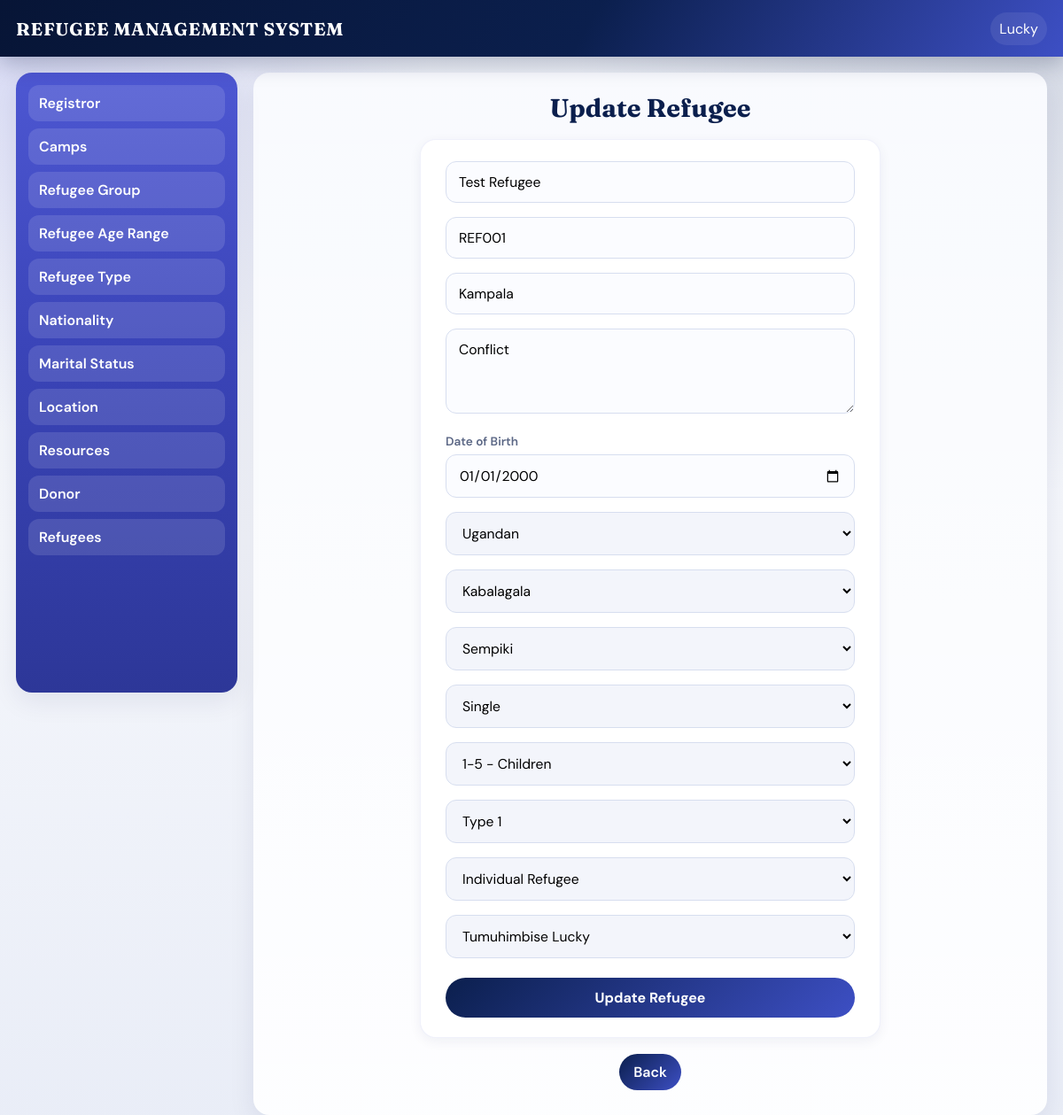
The page /update-refugee.php?ref=1 (signed in) on the database its author committed.
### tables this page shows
CREATE TABLE IF NOT EXISTS `refugee` (
  `ref_id` int NOT NULL AUTO_INCREMENT,
  `name` varchar(45) NOT NULL,
  `ref_number` varchar(45) NOT NULL,
  `n_id` int NOT NULL,
  `c_id` int NOT NULL,
  `l_id` int NOT NULL,
  `address` varchar(45) NOT NULL,
  `reason` varchar(45) NOT NULL,
  `DOB` varchar(45) NOT NULL,
  `m_id` int NOT NULL,
  `age_id` int NOT NULL,
  `t_id` int NOT NULL,
  `g_id` int NOT NULL,
  `r_id` int NOT NULL,
  PRIMARY KEY (`ref_id`),
  KEY `fk_refugee_refugee_group1_idx` (`g_id`),
  KEY `fk_refugee_refugee_type1_idx` (`t_id`),
  KEY `fk_refugee_marital_status1_idx` (`m_id`),
  KEY `fk_refugee_camp1_idx` (`c_id`),
  KEY `fk_refugee_location1_idx` (`l_id`),
  KEY `fk_refugee_age_range1_idx` (`age_id`),
  KEY `fk_refugee_nationality1_idx` (`n_id`),
  KEY `fk_refugee_registrar1_idx` (`r_id`)
);

### update-refugee.php (the view, shortened to what this page needs)
<?php include "includes/header.php" ?>
<div class="container">
    <div class="sidebar">
<?php include "includes/sidebar.php"; ?>
    </div>
    <div class="main">
      <h1>Update Refugee</h1>
      <div class="form-section">
        <?php
        $ref_id=(int)$_GET['ref'];
        $row=mysqli_fetch_array(mysqli_query($conn,"select * from refugee where ref_id='".$ref_id."'"));
        ?>
        <form method="post">
            <input type="text" name="ref_name" value="<?php echo htmlspecialchars($row['name']); ?>" required>
            <input type="text" name="ref_contact" value="<?php echo htmlspecialchars($row['ref_number']); ?>" required>
            <input type="text" name="ref_adres" value="<?php echo htmlspecialchars($row['address']); ?>" required>
            <textarea name="reason" required><?php echo htmlspecialchars($row['reason']); ?></textarea>
            <label>Date of Birth</label>
            <input type="date" name="ref_DOB" value="<?php echo htmlspecialchars($row['DOB']); ?>" required>
            <select name="nationality" required>
                <?php $select=mysqli_query($conn,"select * from nationality order by nationality");
                while($opt=mysqli_fetch_assoc($select)){ $selected=$opt['n_id']==$row['n_id']?'selected':''; ?>
                <option value="<?php echo $opt['n_id']; ?>" <?php echo $selected; ?>><?php echo htmlspecialchars($opt['nationality']); ?></option>
                <?php } ?>
            </select>
            <select name="location" required>
                <?php $select=mysqli_query($conn,"select * from location order by l_name");
                while($opt=mysqli_fetch_assoc($select)){ $selected=$opt['l_id']==$row['l_id']?'selected':''; ?>
                <option value="<?php echo $opt['l_id']; ?>" <?php echo $selected; ?>><?php echo htmlspecialchars($opt['l_name']); ?></option>
                <?php } ?>
            </select>
            <select name="camp" required>
                <?php $select=mysqli_query($conn,"select * from camp order by c_name");
                while($opt=mysqli_fetch_assoc($select)){ $selected=$opt['c_id']==$row['c_id']?'selected':''; ?>
                <option value="<?php echo $opt['c_id']; ?>" <?php echo $selected; ?>><?php echo htmlspecialchars($opt['c_name']); ?></option>
                <?php } ?>
            </select>
            <select name="malital_status" required>
                <?php $select=mysqli_query($conn,"select * from marital_status");
                while($opt=mysqli_fetch_assoc($select)){ $selected=$opt['m_id']==$row['m_id']?'selected':''; ?>
                <option value="<?php echo $opt['m_id']; ?>" <?php echo $selected; ?>><?php echo htmlspecialchars($opt['status']); ?></option>
                <?php } ?>
            </select>
            <select name="age_range" required>
                <?php $select=mysqli_query($conn,"select * from age_range");
                while($opt=mysqli_fetch_assoc($select)){ $selected=$opt['age_id']==$row['age_id']?'selected':''; ?>
                <option value="<?php echo $opt['age_id']; ?>" <?php echo $selected; ?>><?php echo htmlspecialchars($opt['a_range'].' - '.$opt['description']); ?></option>
                <?php } ?>
            </select>
            <select name="refugee_type" required>
                <?php $select=mysqli_query($conn,"select * from refugee_type");
                while($opt=mysqli_fetch_assoc($select)){ $selected=$opt['t_id']==$row['t_id']?'selected':''; ?>
                <option value="<?php echo $opt['t_id']; ?>" <?php echo $selected; ?>><?php echo htmlspecialchars($opt['type']); ?></option>
                <?php } ?>
            </select>
            <select name="refugee_group" required>
                <?php $select=mysqli_query($conn,"select * from refugee_group");
                while($opt=mysqli_fetch_assoc($select)){ $selected=$opt['g_id']==$row['g_id']?'selected':''; ?>
                <option value="<?php echo $opt['g_id']; ?>" <?php echo $selected; ?>><?php echo htmlspecialchars($opt['group_type']); ?></option>
                <?php } ?>
            </select>
            <select name="registror" required>
                <?php $select=mysqli_query($conn,"select * from registrar order by r_name");
                while($opt=mysqli_fetch_assoc($select)){ $selected=$opt['r_id']==$row['r_id']?'selected':''; ?>
                <option value="<?php echo $opt['r_id']; ?>" <?php echo $selected; ?>><?php echo htmlspecialchars($opt['r_name']); ?></option>
                <?php } ?>
            </select>
            <input type="submit" name="submit" value="Update Refugee" class="btn">
        </form>
      </div>
      <p><a class="btn-link" href="refugee.php">Back</a></p>
    </div>
</div>
<?php include "includes/footer.php"; ?>

### assets/css/dashboard.css (style rules this page uses)
:root { --navy: #0b1f4d; --navy-deep: #071536; --indigo: #3d4fc4; --indigo-soft: #6a6ae3; --sky: #e8eefc; --surface: #f4f6fb; --card: #ffffff; --text: #1a2340; --muted: #5b6785; --success: #1f8a5b; --danger: #c73b3b; --warn: #2f7dd1; --radius: 14px; --shadow: 0 10px 30px rgba(11, 31, 77, 0.08); --shadow-sm: 0 4px 14px rgba(11, 31, 77, 0.06); --font: "DM Sans", "Segoe UI", sans-serif; --display: "Fraunces", Georgia, serif; }
* { padding: 0; margin: 0; box-sizing: border-box; }
html { scroll-behavior: smooth; }
body { font-family: var(--font); color: var(--text); background: radial-gradient(circle at top left, rgba(106, 106, 227, 0.18), transparent 28%), radial-gradient(circle at top right, rgba(11, 31, 77, 0.12), transparent 32%), linear-gradient(180deg, #eef1f8 0%, var(--surface) 48%, #e9edf7 100%); min-height: 100vh; }
a { color: inherit; }
.container { display: grid; grid-template-columns: 250px 1fr; gap: 18px; padding: 18px; max-width: 1500px; margin: 0 auto; align-items: start; }
.container .sidebar { width: 100%; min-height: calc(100vh - 100px); background: linear-gradient(180deg, #4d57d2 0%, #3a44b8 45%, #2d3798 100%); border-radius: 18px; overflow: hidden; box-shadow: var(--shadow); position: sticky; top: 82px; }
.container .main { width: 100%; min-height: calc(100vh - 100px); border-radius: 18px; text-align: center; background: linear-gradient(180deg, rgba(255, 255, 255, 0.72), rgba(255, 255, 255, 0.92)), var(--sky); box-shadow: var(--shadow); padding: 22px 18px 28px; overflow: auto; }
.main > h1 { font-family: var(--display); font-size: clamp(1.4rem, 2.4vw, 2rem); color: var(--navy); margin-bottom: 18px; }
.camp .btn, .btn-link { width: auto; display: inline-block; padding: 10px 16px; background: linear-gradient(135deg, var(--navy), var(--indigo)); color: #fff; border-radius: 999px; margin: 0; text-align: center; font-weight: 600; text-decoration: none; transition: 0.2s ease; }
.form-section { margin: 0 auto 18px; width: min(520px, 100%); background: var(--card); border-radius: 18px; overflow: hidden; box-shadow: var(--shadow-sm); border: 1px solid rgba(61, 79, 196, 0.08); text-align: left; }
.form-section form { width: 100%; padding: 18px; display: block; }
.form-section form label { display: block; margin: 8px 10px 0; font-size: 0.85rem; color: var(--muted); font-weight: 600; }
.form-section form input, .form-section form textarea, .form-section form select { width: calc(100% - 20px); margin: 6px 10px 10px; padding: 12px 14px; border-radius: 12px; outline: none; border: 1px solid #d7deef; background: #fbfcff; font-family: var(--font); font-size: 0.98rem; transition: border-color 0.2s ease, box-shadow 0.2s ease; }
.form-section form textarea { min-height: 96px; resize: vertical; }
.form-section form select { background: #f3f5fb; }
.form-section form .btn { background: linear-gradient(135deg, var(--navy), var(--indigo)); color: #fff; padding: 12px 16px; border: none; border-radius: 999px; text-align: center; font-family: var(--font); font-size: 1rem; font-weight: 700; width: calc(100% - 20px); margin: 12px 10px 4px; }

### rows shown on the page
refugee: ref_name "Test Refugee", ref_contact "REF001", ref_adres "Kampala", reason "Conflict", ref_DOB "01/01/2000"

### other values the page prints
$_SESSION['name'] "Lucky"
form field nationality "Ugandan"
form field location "Kabalagala"
form field camp "Sempiki"
form field malital_status "Single"
form field age_range "1-5 - Children"
form field refugee_type "Type 1"
form field refugee_group "Individual Refugee"
form field registror "Tumuhimbise Lucky"
